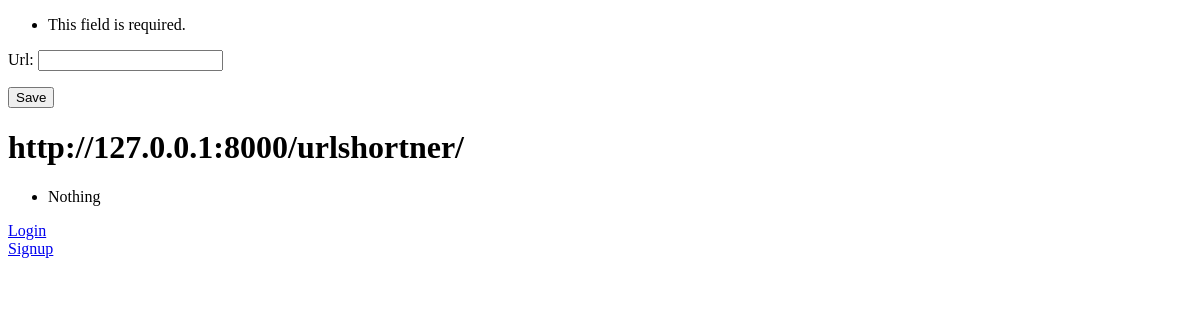
The app's page /urlshortner/, older data.
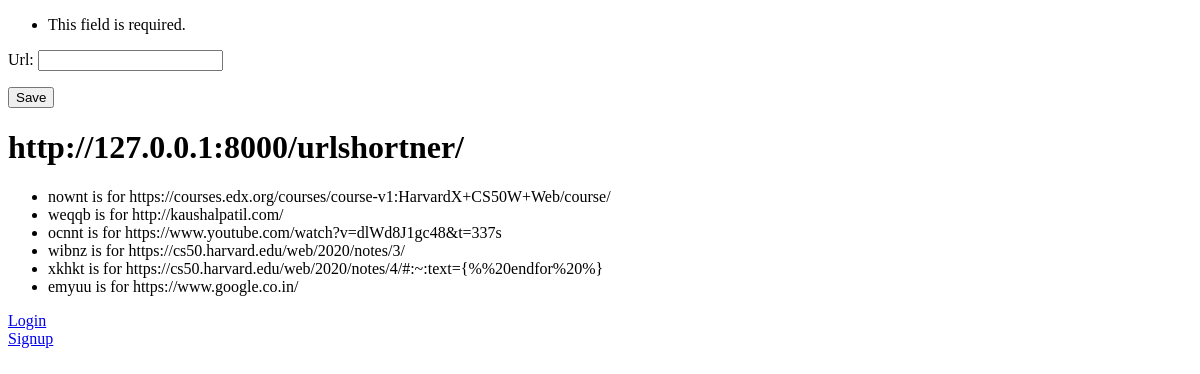
The same page, newer data.
### urlhandel/models.py (models this page shows)
class short_urls(models.Model):
    short_url=models.CharField(max_length=20)
    long_url=models.URLField('Url', unique=True)
    def __str__(self):
        return f"{self.short_url} is for {self.long_url}"

### authenticate/views.py (the view)
# urls.py: path("urlshortner/", views.urlshortner, name='urlshortner')
def urlshortner(request):
    return make(request)

### urlhandel/forms.py
class UrlForm(forms.ModelForm):
    class Meta():
        model=short_urls
        fields=['long_url']
        exclude=['short_url']

### urlhandel/views.py (called while the page is built, shortened)
def make(request):
    form=UrlForm(request.POST)
    a=''
    url=short_urls.objects.all()
    return render(request,"home.html",{
        'form':form,
        'a':a,
        'urls':url
    })

### urlhandel/templates/home.html (shortened to what this page needs)
<!DOCTYPE html>
<html>
    <head>
    </head>
    <body>
        <form method="POST">
            {{form.as_p}}
            <button type="submit" name="button">Save</button>
        </form>
        <h1>http://127.0.0.1:8000/urlshortner/{{a}}</h1>
        <ul>
            {%for url in urls%}
            <li>{{url}}</li>
            {% empty %}
            <li>Nothing</li>
            {% endfor %}
        </ul>
        <a href="{%url 'authenticate:login'%}">Login</a><br>
        <a href="{%url 'authenticate:signup'%}">Signup</a>
    </body>
</html>

Row changes from the older to the newer data that the page shows:
added short_urls: short_url+long_url "nownt is for https://courses.edx.org/courses/course-v1:HarvardX+CS50W+Web/course/"
added short_urls: short_url+long_url "weqqb is for http://kaushalpatil.com/"
added short_urls: short_url+long_url "ocnnt is for https://www.youtube.com/watch?v=dlWd8J1gc48&t=337s"
added short_urls: short_url+long_url "wibnz is for https://cs50.harvard.edu/web/2020/notes/3/"
added short_urls: short_url+long_url "xkhkt is for https://cs50.harvard.edu/web/2020/notes/4/#:~:text={%%20endfor%20%}"
added short_urls: short_url+long_url "emyuu is for https://www.google.co.in/"
Text that changed along with them:
text no longer shown: "Nothing"
